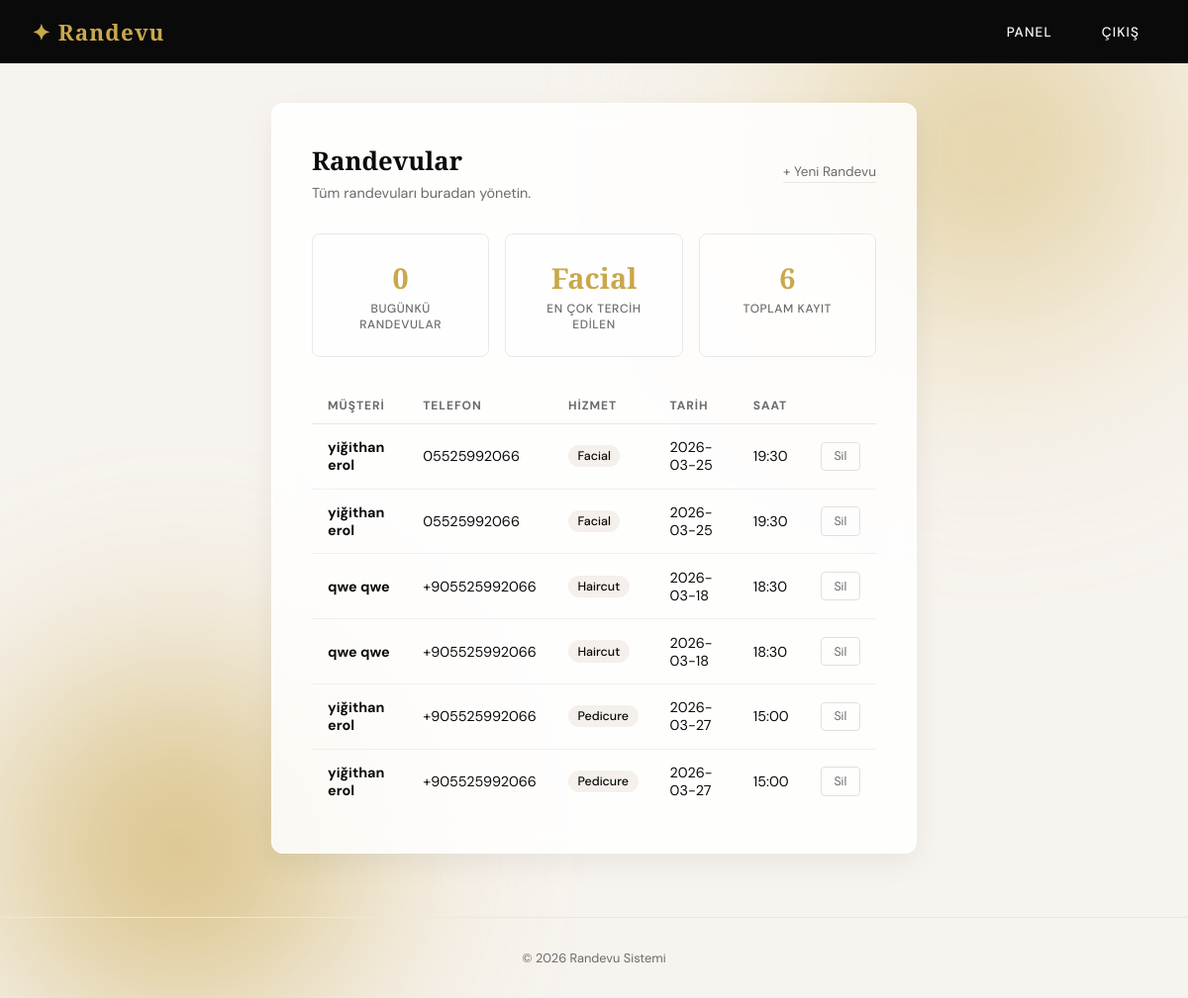
/randevular (signed in), run on the app's committed database.
### app.py (models this page shows)
class Randevu(db.Model):
    id = db.Column(db.Integer, primary_key=True)
    name= db.Column(db.String(50), nullable=False)
    surname= db.Column(db.String(50), nullable=False)
    meet= db.Column(db.Date, nullable=False)
    service= db.Column(db.String(50), nullable=False)
    hours=db.Column(db.String(10), nullable=False)
    phone=db.Column(db.String(10), nullable=False)

### app.py (the view)
@app.route('/randevular')
@login_required
def randevular():
    randevular = Randevu.query.all()
    today_date = datetime.today().date()
    bugunku_randevular = sum(1 for r in randevular if r.meet == today_date)
    hizmet_sayilari = {}
    for r in randevular:
        hizmet_sayilari[r.service] = hizmet_sayilari.get(r.service, 0) + 1
    en_populer = max(hizmet_sayilari, key=hizmet_sayilari.get) if hizmet_sayilari else "-"
    toplam = len(randevular)
    return render_template('randevular.html', randevular=randevular, bugunku=bugunku_randevular, populer=en_populer, toplam=toplam)

### app.py (called while the page is built)
@login_manager.user_loader
def load_user(user_id):
    return db.session.get(User, int(user_id))

### templates/randevular.html (shortened to what this page needs)
{% extends "layout.html" %}
{% block content %}
<div class="card">
    <div style="display:flex; justify-content:space-between; align-items:center; margin-bottom:2rem;">
        <div>
            <p class="card-title">Randevular</p>
            <p class="card-subtitle" style="margin-bottom:0;">Tüm randevuları buradan yönetin.</p>
        </div>
        <a href="/" class="btn-link" style="margin-top:0;">+ Yeni Randevu</a>
    </div>
    <div class="stats-container">
        <div class="stat-box">
            <h3>{{ bugunku }}</h3>
            <p>Bugünkü Randevular</p>
        </div>
        <div class="stat-box">
            <h3>{{ populer }}</h3>
            <p>En Çok Tercih Edilen</p>
        </div>
        <div class="stat-box">
            <h3>{{ toplam }}</h3>
            <p>Toplam Kayıt</p>
        </div>
    </div>
    {% if randevular %}
    <table class="randevu-table">
        <thead>
            <tr>
                <th>Müşteri</th>
                <th>Telefon</th>
                <th>Hizmet</th>
                <th>Tarih</th>
                <th>Saat</th>
                <th></th>
            </tr>
        </thead>
        <tbody>
            {% for r in randevular %}
            <tr>
                <td data-label="Müşteri"><strong>{{ r.name }} {{ r.surname }}</strong></td>
                <td data-label="Telefon">{{ r.phone }}</td>
                <td data-label="Hizmet"><span class="badge">{{ r.service }}</span></td>
                <td data-label="Tarih">{{ r.meet }}</td>
                <td data-label="Saat">{{ r.hours }}</td>
                <td>
                    <form action="/randevusil" method="post" style="margin:0;">
                        <button type="submit" class="btn-danger"
                            onclick="return confirm('Bu randevuyu silmek istediğinize emin misiniz?')">Sil</button>
                    </form>
                </td>
            </tr>
            {% endfor %}
        </tbody>
    </table>
    {% else %}
    <div style="text-align:center; padding:3rem 0; color:#999;">
        <p style="font-size:2rem; margin-bottom:0.5rem;">📅</p>
        <p>Henüz randevu bulunmuyor.</p>
    </div>
    {% endif %}
</div>
{% endblock %}

### templates/layout.html (shortened to what this page needs)
<!doctype html>
<html lang="tr">
<head>
</head>
<body>
    <nav>
        <a href="/" class="nav-brand">✦ Randevu</a>
        <ul>
            {% if current_user.is_authenticated %}
                <li><a href="/randevular">Panel</a></li>
                <li><a href="/logout">Çıkış</a></li>
            {% else %}
                <li><a href="/login">Giriş</a></li>
            {% endif %}
        </ul>
    </nav>
    <main>
        {% block content %}{% endblock %}
    </main>
    <footer>
        <p>© 2026 Randevu Sistemi</p>
    </footer>
</body>
</html>

### templates/layout.html (style rules this page uses)
:root { --black: #0a0a0a; --white: #fafafa; --cream: #f5f0eb; --gold: #c9a84c; --gold-light: #e8d5a3; --gray: #6b6b6b; --light-gray: #e8e8e8; --red: #e05252; --green: #4caf7d; }
* { margin: 0; padding: 0; box-sizing: border-box; }
body { font-family: 'DM Sans', sans-serif; background: #f7f3ee; color: var(--black); min-height: 100vh; overflow-x: hidden; }
body::before, body::after { content: ''; position: fixed; border-radius: 50%; filter: blur(80px); opacity: 0.6; pointer-events: none; z-index: 0; }
body::before { width: 700px; height: 700px; background: radial-gradient(circle, #c9a84c 0%, #e8d5a380 40%, transparent 70%); top: -200px; right: -150px; animation: floatA 14s ease-in-out infinite; }
body::after { width: 600px; height: 600px; background: radial-gradient(circle, #b8860b 0%, #c9a84c80 40%, transparent 70%); bottom: -150px; left: -120px; animation: floatB 17s ease-in-out infinite; }
nav, main, footer, .flash-container { position: relative; z-index: 1; }
nav { background: var(--black); padding: 0 2rem; display: flex; align-items: center; justify-content: space-between; height: 64px; position: sticky; top: 0; z-index: 100; }
.nav-brand { font-family: 'Playfair Display', serif; color: var(--gold); font-size: 1.4rem; font-weight: 700; letter-spacing: 0.05em; text-decoration: none; }
nav ul { list-style: none; display: flex; gap: 1rem; }
nav ul a { color: var(--white); text-decoration: none; font-size: 0.85rem; font-weight: 500; letter-spacing: 0.08em; text-transform: uppercase; padding: 0.4rem 1rem; border: 1px solid transparent; border-radius: 2px; transition: all 0.2s; }
main { max-width: 700px; margin: 2.5rem auto; padding: 0 1.5rem; }
footer { text-align: center; padding: 2rem; color: var(--gray); font-size: 0.8rem; border-top: 1px solid var(--light-gray); margin-top: 4rem; }
.card { background: rgba(255, 255, 255, 0.85); border-radius: 12px; padding: 2.5rem; box-shadow: 0 10px 30px rgba(0,0,0,0.06); border: 1px solid rgba(255, 255, 255, 0.6); backdrop-filter: blur(12px); }
.card-title { font-family: 'Playfair Display', serif; font-size: 1.6rem; font-weight: 700; margin-bottom: 0.4rem; color: var(--black); }
.card-subtitle { color: var(--gray); font-size: 0.9rem; margin-bottom: 2rem; }
.randevu-table { width: 100%; border-collapse: collapse; font-size: 0.9rem; }
.randevu-table th { text-align: left; font-size: 0.75rem; letter-spacing: 0.08em; text-transform: uppercase; color: var(--gray); padding: 0.6rem 1rem; border-bottom: 1.5px solid var(--light-gray); }
.randevu-table td { padding: 0.9rem 1rem; border-bottom: 1px solid #f0f0f0; vertical-align: middle; }
.randevu-table tr:last-child td { border-bottom: none; }
.badge { display: inline-block; padding: 0.2rem 0.6rem; background: var(--cream); border-radius: 20px; font-size: 0.78rem; font-weight: 500; color: var(--black); }
.btn-danger { background: none; border: 1.5px solid #e0e0e0; padding: 0.35rem 0.8rem; border-radius: 4px; font-size: 0.78rem; cursor: pointer; color: var(--gray); font-family: 'DM Sans', sans-serif; transition: all 0.15s; }
.btn-link { display: inline-block; margin-top: 1.5rem; color: var(--gray); text-decoration: none; font-size: 0.85rem; border-bottom: 1px solid var(--light-gray); padding-bottom: 2px; transition: color 0.2s, border-color 0.2s; }
.stats-container { display: grid; grid-template-columns: repeat(auto-fit, minmax(150px, 1fr)); gap: 1rem; margin-bottom: 2rem; }
.stat-box { background: rgba(255, 255, 255, 0.5); padding: 1.5rem; border-radius: 8px; text-align: center; border: 1px solid var(--light-gray); transition: transform 0.2s; }
.stat-box h3 { font-size: 1.8rem; color: var(--gold); font-family: 'Playfair Display', serif; margin-bottom: 0.2rem; }
.stat-box p { font-size: 0.75rem; color: var(--gray); text-transform: uppercase; letter-spacing: 0.05em; font-weight: 500; }

### data on the page
Randevu: service "Facial", name "yiğithan", surname "erol", phone "05525992066", meet "2026-03-25", hours "19:30"
Randevu: name "yiğithan", surname "erol", phone "05525992066", service "Facial", meet "2026-03-25", hours "19:30"
Randevu: name "qwe", surname "qwe", phone "+905525992066", service "Haircut", meet "2026-03-18", hours "18:30"
Randevu: name "qwe", surname "qwe", phone "+905525992066", service "Haircut", meet "2026-03-18", hours "18:30"
Randevu: name "yiğithan", surname "erol", phone "+905525992066", service "Pedicure", meet "2026-03-27", hours "15:00"
Randevu: name "yiğithan", surname "erol", phone "+905525992066", service "Pedicure", meet "2026-03-27", hours "15:00"

### other printed values
{{ bugunku }} "0"
{{ toplam }} "6"
